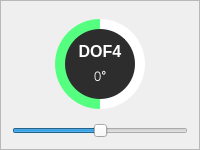
                         <widget class="QFrame" name="frame_15">
                          <property name="sizePolicy">
                           <sizepolicy hsizetype="Preferred" vsizetype="Fixed">
                            <horstretch>0</horstretch>
                            <verstretch>0</verstretch>
                           </sizepolicy>
                          </property>
                          <property name="minimumSize">
                           <size>
                            <width>0</width>
                            <height>150</height>
                           </size>
                          </property>
                          <property name="frameShape">
                           <enum>QFrame::StyledPanel</enum>
                          </property>
                          <property name="frameShadow">
                           <enum>QFrame::Raised</enum>
                          </property>
                          <layout class="QVBoxLayout" name="verticalLayout_27">
                           <item>
                            <widget class="QFrame" name="circularProgressBar_Main_4">
                             <property name="styleSheet">
                              <string notr="true">background-color: none;</string>
                             </property>
                             <property name="frameShape">
                              <enum>QFrame::NoFrame</enum>
                             </property>
                             <property name="frameShadow">
                              <enum>QFrame::Raised</enum>
                             </property>
                             <layout class="QHBoxLayout" name="horizontalLayout_17">
                              <property name="spacing">
                               <number>0</number>
                              </property>
                              <property name="leftMargin">
                               <number>0</number>
                              </property>
                              <property name="topMargin">
                               <number>0</number>
                              </property>
                              <property name="rightMargin">
                               <number>0</number>
                              </property>
                              <property name="bottomMargin">
                               <number>0</number>
                              </property>
                              <item>
                               <widget class="QFrame" name="circularProgress4">
                                <property name="sizePolicy">
                                 <sizepolicy hsizetype="Preferred" vsizetype="Preferred">
                                  <horstretch>80</horstretch>
                                  <verstretch>80</verstretch>
                                 </sizepolicy>
                                </property>
                                <property name="minimumSize">
                                 <size>
                                  <width>90</width>
                                  <height>90</height>
                                 </size>
                                </property>
                                <property name="maximumSize">
                                 <size>
                                  <width>90</width>
                                  <height>90</height>
                                 </size>
                                </property>
                                <property name="styleSheet">
                                 <string notr="true">QFrame{
	border-radius: 45px;	
	background-color: qconicalgradient(cx:0.5, cy:0.5, angle:270, stop:0.5 rgba(85,    255, 127, 255), stop:0.499 rgba(255, 255, 255, 255));
}</string>
                                </property>
                                <property name="frameShape">
                                 <enum>QFrame::NoFrame</enum>
                                </property>
                                <property name="frameShadow">
                                 <enum>QFrame::Raised</enum>
                                </property>
                                <layout class="QVBoxLayout" name="verticalLayout_25">
                                 <property name="leftMargin">
                                  <number>10</number>
                                 </property>
                                 <property name="topMargin">
                                  <number>10</number>
                                 </property>
                                 <property name="rightMargin">
                                  <number>10</number>
                                 </property>
                                 <property name="bottomMargin">
                                  <number>10</number>
                                 </property>
                                 <item>
                                  <widget class="QFrame" name="circularContainer_5">
                                   <property name="minimumSize">
                                    <size>
                                     <width>70</width>
                                     <height>70</height>
                                    </size>
                                   </property>
                                   <property name="maximumSize">
                                    <size>
                                     <width>70</width>
                                     <height>70</height>
                                    </size>
                                   </property>
                                   <property name="baseSize">
                                    <size>
                                     <width>0</width>
                                     <height>0</height>
                                    </size>
                                   </property>
                                   <property name="styleSheet">
                                    <string notr="true">QFrame{
	border-radius: 35px;	
	background-color: rgb(45, 45, 45);
}</string>
                                   </property>
                                   <property name="frameShape">
                                    <enum>QFrame::StyledPanel</enum>
                                   </property>
                                   <property name="frameShadow">
                                    <enum>QFrame::Raised</enum>
                                   </property>
                                   <layout class="QVBoxLayout" name="verticalLayout_26">
                                    <property name="spacing">
                                     <number>0</number>
                                    </property>
                                    <property name="leftMargin">
                                     <number>10</number>
                                    </property>
                                    <property name="topMargin">
                                     <number>10</number>
                                    </property>
                                    <property name="rightMargin">
                                     <number>10</number>
                                    </property>
                                    <property name="bottomMargin">
                                     <number>10</number>
                                    </property>
                                    <item>
                                     <widget class="QLabel" name="label_7">
                                      <property name="font">
                                       <font>
                                        <family>MS Shell Dlg 2</family>
                                        <pointsize>12</pointsize>
                                        <weight>9</weight>
                                        <italic>false</italic>
                                        <bold>false</bold>
                                       </font>
                                      </property>
                                      <property name="styleSheet">
                                       <string notr="true">font: 75 12pt &quot;MS Shell Dlg 2&quot;;
color: rgb(255, 255, 255);</string>
                                      </property>
                                      <property name="text">
                                       <string>&lt;html&gt;&lt;head/&gt;&lt;body&gt;&lt;p align=&quot;center&quot;&gt;&lt;span style=&quot; font-weight:600;&quot;&gt;DOF4&lt;/span&gt;&lt;/p&gt;&lt;/body&gt;&lt;/html&gt;</string>
                                      </property>
                                     </widget>
                                    </item>
                                    <item>
                                     <widget class="QLabel" name="labelPercentage4">
                                      <property name="font">
                                       <font>
                                        <family>Roboto Thin</family>
                                        <pointsize>68</pointsize>
                                       </font>
                                      </property>
                                      <property name="styleSheet">
                                       <string notr="true">background-color: none;
color: #FFFFFF</string>
                                      </property>
                                      <property name="text">
                                       <string>&lt;html&gt;&lt;head/&gt;&lt;body&gt;&lt;p align=&quot;center&quot;&gt;&lt;span style=&quot; font-size:10pt; font-weight:600;&quot;&gt;0°&lt;/span&gt;&lt;/p&gt;&lt;/body&gt;&lt;/html&gt;</string>
                                      </property>
                                      <property name="alignment">
                                       <set>Qt::AlignCenter</set>
                                      </property>
                                     </widget>
                                    </item>
                                   </layout>
                                  </widget>
                                 </item>
                                </layout>
                               </widget>
                              </item>
                             </layout>
                            </widget>
                           </item>
                           <item>
                            <widget class="QSlider" name="S4">
                             <property name="styleSheet">
                              <string notr="true"/>
                             </property>
                             <property name="minimum">
                              <number>-35000</number>
                             </property>
                             <property name="maximum">
                              <number>35000</number>
                             </property>
                             <property name="pageStep">
                              <number>10</number>
                             </property>
                             <property name="orientation">
                              <enum>Qt::Horizontal</enum>
                             </property>
                            </widget>
                           </item>
                          </layout>
                         </widget>
